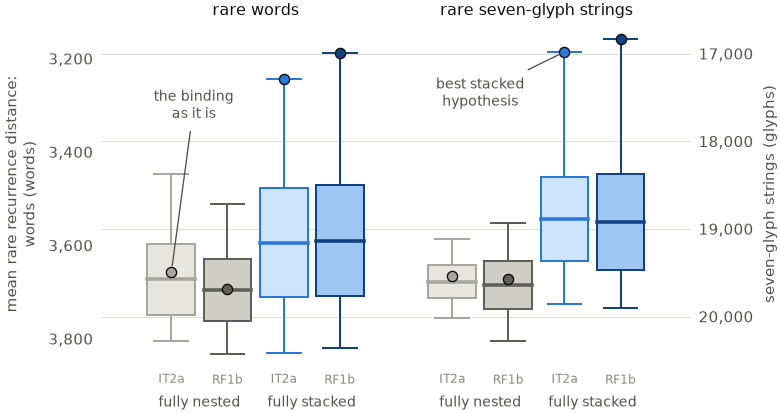

Generate this figure with Python:
"""Executive-summary figure: the fully nested and the fully stacked ways of gathering quire
T's six sheets (record §19), one chart, two units.

Vertical axes = the metric itself, the mean distance between the recurrences of rare text,
closer fit UPWARD.  Grouped by UNIT: the left half is rare words on the left axis (words), the
right half rare seven-glyph strings on the right axis (glyphs); the two axes are tied by the
quire's glyphs per word, so a box's height means the same physical distance in either half.
Inside each half, the 720 fully nested orders (grey; the binding is one of them) then the 720
fully stacked orders (blue; every sheet read whole), one box per transcription (lighter IT2a,
darker RF1b), showing mean ± 1 sd (box), mean (line), worst and best order (whiskers).
Marked with a dot: the binding as it is (nested boxes) and the best stacked order, labelled
"best stacked hypothesis" (stacked boxes; on glyph strings the best of all 23,040 gatherings,
on words 5th / 2nd).  The mixed patterns
(2–5 nested blocks) are in the main text (fig_nesting_classes, fig_nesting).

Colour rule (user, 2026-09-06): grey = fully nested, blue = fully stacked; shade = transcription;
unit only by position and axis.  Earlier same-day forms are listed in SPEC.md.

Source: data/derived_quire_T_nesting.json (derive_quire_T_nesting.py).
"""

import json
import os

import numpy as np

from style import *  # noqa: F401,F403

HERE = os.path.dirname(os.path.abspath(__file__))
D = json.load(open(os.path.join(HERE, "..", "data", "derived_quire_T_nesting.json")))
GLYPHS_PER_WORD = 56889 / 10673  # quire T, IT2a (23 pages): sets the right-hand axis only

# colour comes from the class (grey = nested, blue = stacked); the lighter shade is IT2a, the darker RF1b
SHADES = {"nested": {"IT2a": ("#a8a69f", "#e6e5df"), "RF1b": ("#5f5e59", "#cfcec6")},
          "stacked": {"IT2a": (C_IT2A, "#cde2fb"), "RF1b": (C_RF1B, "#9ec5f4")}}
YL = (20.6, 16.6)  # thousands of glyphs, closer at the top

fig, ax = plt.subplots(1, 1, figsize=(W_FULL * 0.78, 3.0))
axw = ax.twinx()
# groups by UNIT: words (left half, left axis) and glyph strings (right half, right axis);
# inside each, the nested pair (grey) then the stacked pair (blue), IT2a lighter / RF1b darker
GROUPS = [("words", 0, "words"), ("n7", 1, "seven-glyph strings")]
PAIRS = [("nested", 1, -0.2), ("stacked", "S", 0.2)]
TRS = [("IT2a", -0.1), ("RF1b", 0.1)]
ticks, ticklabels = [], []
for unit, g, gname in GROUPS:
    a = ax if unit == "n7" else axw
    for cname, nbk, dxp in PAIRS:
        for tr, dxt in TRS:
            d = D[tr]
            nb = np.array(d["nblocks"]); S = d["S"]
            k = S if nbk == "S" else nbk
            v = np.array(d["units"][unit]["L1"])
            v = v / 1000.0 if unit == "n7" else v
            col, wash = SHADES[cname][tr]
            vk = v[nb == k]; mu, sd = vk.mean(), vk.std()
            x = g + dxp + dxt
            a.plot([x, x], [vk.min(), vk.max()], color=col, lw=0.9, zorder=2)
            for yv in (vk.min(), vk.max()):
                a.plot([x - 0.06, x + 0.06], [yv, yv], color=col, lw=0.9, zorder=2)
            a.add_patch(mpl.patches.Rectangle((x - 0.085, mu - sd), 0.17, 2 * sd, facecolor=wash, edgecolor=col, lw=0.9, zorder=3))
            a.plot([x - 0.085, x + 0.085], [mu, mu], color=col, lw=1.6, zorder=4)
            ticks.append(x); ticklabels.append(tr)
            # one dot per box, the same shape everywhere (shape carries no information):
            # the binding in each nested box, the best stacked order in each stacked box
            yb = v[d["bound_i"]] if k == 1 else vk.min()
            a.plot([x], [yb], marker="o", color=col, ms=4.6, markeredgecolor=INK, markeredgewidth=0.6, zorder=6)
            if unit == "words" and k == 1 and tr == "IT2a":   # words half, between the 3,200 and 3,400 lines
                axw.annotate("the binding\nas it is", (x, yb), xytext=(x + 0.08, 3300), fontsize=6.3, color=INK2, ha="center", va="center",
                             arrowprops=dict(arrowstyle="-", color=INK2, lw=0.6, shrinkB=3), zorder=7)
            if unit == "n7" and k != 1 and tr == "IT2a":     # glyph half, just below the 17,000 (= 3,200) line
                ax.annotate("best stacked\nhypothesis", (x, yb), xytext=(g - 0.2, 17.45), fontsize=6.3, color=INK2, ha="center", va="center",
                            arrowprops=dict(arrowstyle="-", color=INK2, lw=0.6, shrinkB=3), zorder=7)
        ax.text(g + dxp, -0.075, f"fully {cname}", transform=ax.get_xaxis_transform(), ha="center", va="top", fontsize=6.2, color=INK2)
    ax.text(g, 1.0, f"rare {gname}", transform=ax.get_xaxis_transform(), ha="center", va="bottom", fontsize=7, color=INK)

ax.set_xticks(ticks)
ax.set_xticklabels(ticklabels, fontsize=5.4, color=MUTED)
ax.tick_params(axis="x", length=0, pad=2)
ax.set_xlim(-0.55, 1.55)

ax.set_ylim(*YL)
ax.set_yticks([17, 18, 19, 20])
ax.set_yticklabels(["17,000", "18,000", "19,000", "20,000"], fontsize=6.6)
ax.tick_params(axis="y", length=0)
ax.set_ylabel("seven-glyph strings (glyphs)", fontsize=6.8)
ax.yaxis.tick_right(); ax.yaxis.set_label_position("right")
ax.grid(axis="y", color=GRID, lw=0.5)

axw.set_ylim(YL[0] * 1000 / GLYPHS_PER_WORD, YL[1] * 1000 / GLYPHS_PER_WORD)
axw.set_yticks([3200, 3400, 3600, 3800])
axw.set_yticklabels(["3,200", "3,400", "3,600", "3,800"], fontsize=6.6)
axw.tick_params(axis="y", length=0)
axw.set_ylabel("mean rare recurrence distance:\nwords (words)", fontsize=6.8)
axw.yaxis.tick_left(); axw.yaxis.set_label_position("left")
axw.grid(False)
for a in (ax, axw):
    for sname in ("left", "bottom", "right", "top"):
        a.spines[sname].set_visible(False)
fig.subplots_adjust(left=0.15, right=0.9, top=0.9, bottom=0.17)
save(fig, "fig_es_nesting")
for unit in ("n7", "words"):
    for tr in ("IT2a", "RF1b"):
        d = D[tr]; nb = np.array(d["nblocks"]); v = np.array(d["units"][unit]["L1"]); st = nb == d["S"]
        print(unit, tr, "best stacked rank", int((v < v[st].min()).sum() + 1), "nested mean %.0f sd %.0f | stacked mean %.0f sd %.0f" % (v[nb == 1].mean(), v[nb == 1].std(), v[st].mean(), v[st].std()))
